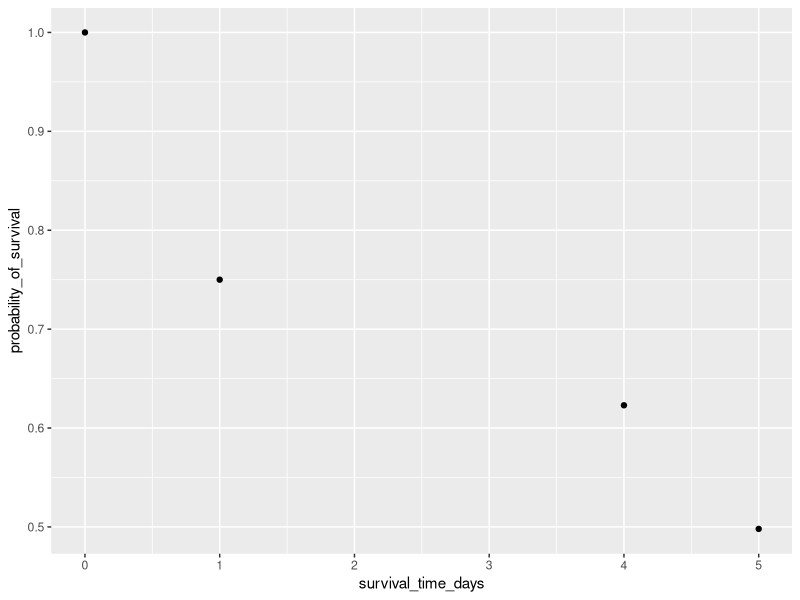

Generate this figure with R:
## ---- chunk 1
table1 = data.frame(
  patient_number = 1:15,
  survival_time_days = c(1,1,4,5,6,8,9,9,12,15,22,25,37,55,72),
  outcome = c('died','died','died','died','unknown',
              'died','survived','died','died','unknown',
              'died','survived','died','died','survived'),
  treatment = c(2,2,2,2,2,1,2,2,1,1,2,1,1,1,1),
  age_yrs = c(75,79,85,76,66,75,72,70,71,73,66,73,68,59,61)
)

table1

## ---- chunk 2
library(tidyverse)

df = data.frame(
  probability_of_survival = c(1, 0.75, 0.623, 0.498),
  survival_time_days = c(0,1,4,5)
)

ggplot2::ggplot(df, aes(x=survival_time_days, y= probability_of_survival))+geom_point()

